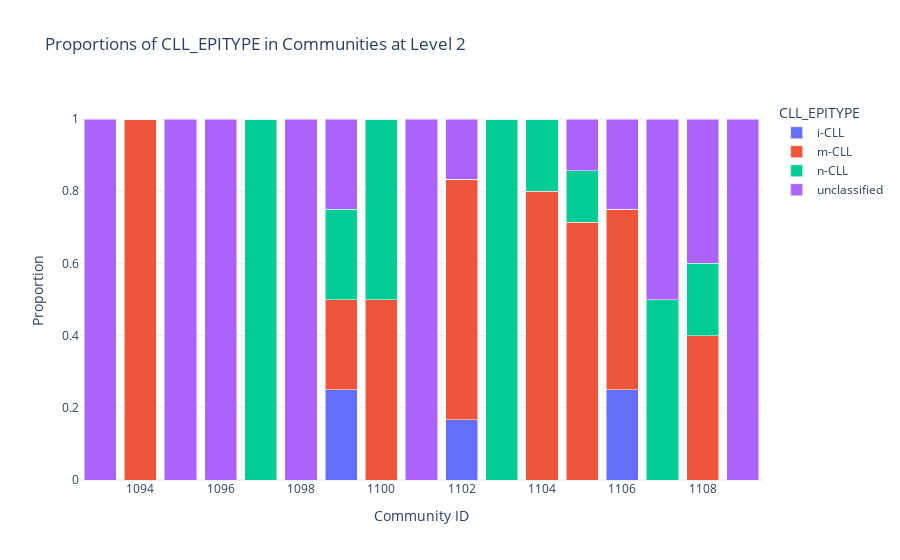
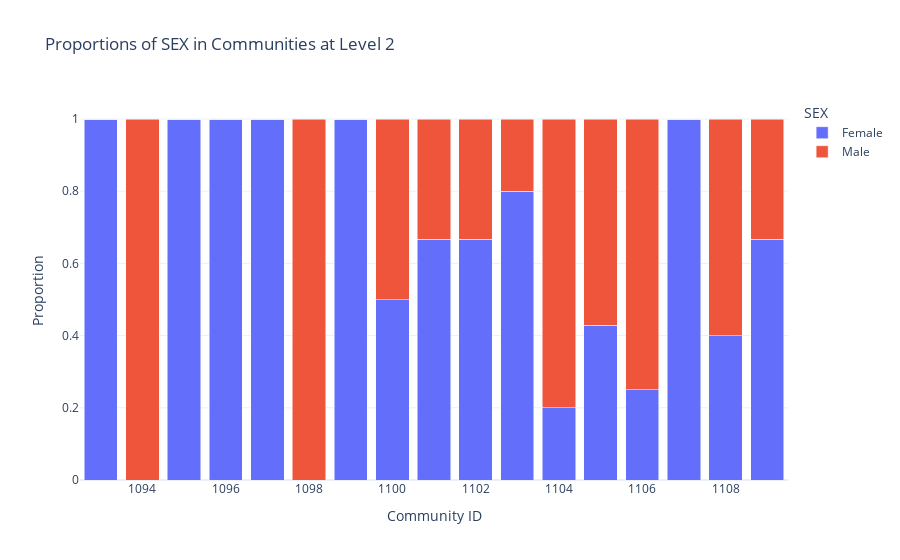
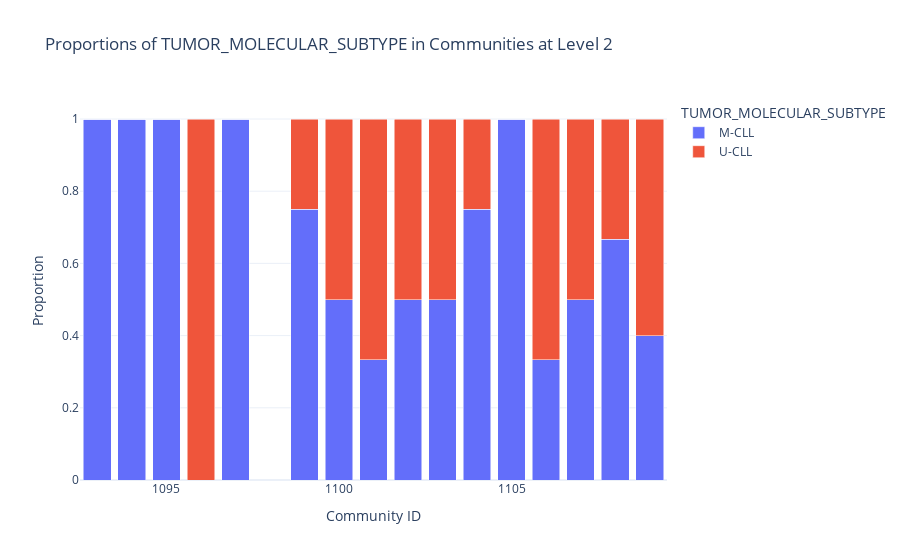
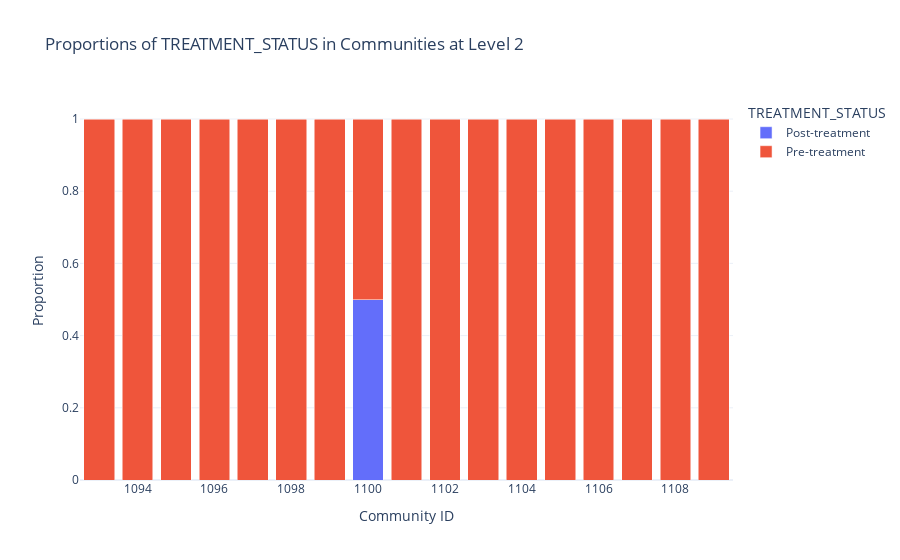

The cell these charts' notebook holds for them, in order:
### Code cell
# provide column proportions for each community and plot them
def plot_community_proportions(df, level, column):
    # Filter for the specified level
    df_level = df[df['level'] == level]

    # If cateogircal
    if df_level[column].dtype == 'object' or df_level[column].dtype.name == 'category':
        # Group by community and calculate proportions
        proportions = df_level.groupby(['community_id', column]).size().unstack(fill_value=0)
        proportions = proportions.div(proportions.sum(axis=1), axis=0)  # Normalize to get proportions
        # Reset index for plotting
        proportions = proportions.reset_index()
        proportions = proportions.melt(id_vars='community_id', var_name=column, value_name='proportion')
        # Plot using Plotly
        fig = px.bar(proportions, x='community_id', y='proportion', color=column, barmode='stack',
                    title=f'Proportions of {column} in Communities at Level {level}')
        fig.update_layout(xaxis_title='Community ID', yaxis_title='Proportion')
        fig.show()
    
    # If numerical, do a box plot
    elif np.issubdtype(df_level[column].dtype, np.number):
        # Plot using Seaborn
        plt.figure(figsize=(12, 6))
        sns.boxplot(x='community_id', y=column, data=df_level)
        plt.title(f'Boxplot of {column} in Communities at Level {level}')
        plt.xlabel('Community ID')
        plt.ylabel(column)
        plt.xticks(rotation=90)
        plt.tight_layout()
        plt.show()
    else:
        print(f"Column {column} is neither categorical nor numerical.")

checking_cols =['CLL_EPITYPE', 'SEX', 'TUMOR_MOLECULAR_SUBTYPE', 'AGE_SAMPLING', 'TREATMENT_STATUS', 'PRIOR_TREATMENT_CATEGORY', 'TREATMENT_AFTER_SAMPLING']
# Plot proportions
for col in checking_cols:
        print(f"Plotting proportions for {col}")
        plot_community_proportions(df_with_community, level=2, column=col)

### Figure 1 — Plotly figure (JSON) as saved in the notebook; plotly's stock layout.template omitted (floating-point values rounded to 4 significant figures)
{"data": [{"hovertemplate": "CLL_EPITYPE=i-CLL<br>community_id=%{x}<br>proportion=%{y}<extra></extra>", "legendgroup": "i-CLL", "marker": {"color": "#636efa", "pattern": {"shape": ""}}, "name": "i-CLL", "orientation": "v", "showlegend": true, "textposition": "auto", "type": "bar", "x": [1093, 1094, 1095, 1096, 1097, 1098, 1099, 1100, 1101, 1102, 1103, 1104, 1105, 1106, 1107, 1108, 1109], "xaxis": "x", "y": [0.0, 0.0, 0.0, 0.0, 0.0, 0.0, 0.25, 0.0, 0.0, 0.1667, 0.0, 0.0, 0.0, 0.25, 0.0, 0.0, 0.0], "yaxis": "y"}, {"hovertemplate": "CLL_EPITYPE=m-CLL<br>community_id=%{x}<br>proportion=%{y}<extra></extra>", "legendgroup": "m-CLL", "marker": {"color": "#EF553B", "pattern": {"shape": ""}}, "name": "m-CLL", "orientation": "v", "showlegend": true, "textposition": "auto", "type": "bar", "x": [1093, 1094, 1095, 1096, 1097, 1098, 1099, 1100, 1101, 1102, 1103, 1104, 1105, 1106, 1107, 1108, 1109], "xaxis": "x", "y": [0.0, 1.0, 0.0, 0.0, 0.0, 0.0, 0.25, 0.5, 0.0, 0.6667, 0.0, 0.8, 0.7143, 0.5, 0.0, 0.4, 0.0], "yaxis": "y"}, {"hovertemplate": "CLL_EPITYPE=n-CLL<br>community_id=%{x}<br>proportion=%{y}<extra></extra>", "legendgroup": "n-CLL", "marker": {"color": "#00cc96", "pattern": {"shape": ""}}, "name": "n-CLL", "orientation": "v", "showlegend": true, "textposition": "auto", "type": "bar", "x": [1093, 1094, 1095, 1096, 1097, 1098, 1099, 1100, 1101, 1102, 1103, 1104, 1105, 1106, 1107, 1108, 1109], "xaxis": "x", "y": [0.0, 0.0, 0.0, 0.0, 1.0, 0.0, 0.25, 0.5, 0.0, 0.0, 1.0, 0.2, 0.1429, 0.0, 0.5, 0.2, 0.0], "yaxis": "y"}, {"hovertemplate": "CLL_EPITYPE=unclassified<br>community_id=%{x}<br>proportion=%{y}<extra></extra>", "legendgroup": "unclassified", "marker": {"color": "#ab63fa", "pattern": {"shape": ""}}, "name": "unclassified", "orientation": "v", "showlegend": true, "textposition": "auto", "type": "bar", "x": [1093, 1094, 1095, 1096, 1097, 1098, 1099, 1100, 1101, 1102, 1103, 1104, 1105, 1106, 1107, 1108, 1109], "xaxis": "x", "y": [1.0, 0.0, 1.0, 1.0, 0.0, 1.0, 0.25, 0.0, 1.0, 0.1667, 0.0, 0.0, 0.1429, 0.25, 0.5, 0.4, 1.0], "yaxis": "y"}], "layout": {"barmode": "stack", "legend": {"title": {"text": "CLL_EPITYPE"}, "tracegroupgap": 0}, "title": {"text": "Proportions of CLL_EPITYPE in Communities at Level 2"}, "xaxis": {"anchor": "y", "domain": [0, 1], "title": {"text": "Community ID"}}, "yaxis": {"anchor": "x", "domain": [0, 1], "title": {"text": "Proportion"}}}}

### Figure 2 — Plotly figure (JSON) as saved in the notebook; plotly's stock layout.template omitted (floating-point values rounded to 4 significant figures)
{"data": [{"hovertemplate": "SEX=Female<br>community_id=%{x}<br>proportion=%{y}<extra></extra>", "legendgroup": "Female", "marker": {"color": "#636efa", "pattern": {"shape": ""}}, "name": "Female", "orientation": "v", "showlegend": true, "textposition": "auto", "type": "bar", "x": [1093, 1094, 1095, 1096, 1097, 1098, 1099, 1100, 1101, 1102, 1103, 1104, 1105, 1106, 1107, 1108, 1109], "xaxis": "x", "y": [1.0, 0.0, 1.0, 1.0, 1.0, 0.0, 1.0, 0.5, 0.6667, 0.6667, 0.8, 0.2, 0.4286, 0.25, 1.0, 0.4, 0.6667], "yaxis": "y"}, {"hovertemplate": "SEX=Male<br>community_id=%{x}<br>proportion=%{y}<extra></extra>", "legendgroup": "Male", "marker": {"color": "#EF553B", "pattern": {"shape": ""}}, "name": "Male", "orientation": "v", "showlegend": true, "textposition": "auto", "type": "bar", "x": [1093, 1094, 1095, 1096, 1097, 1098, 1099, 1100, 1101, 1102, 1103, 1104, 1105, 1106, 1107, 1108, 1109], "xaxis": "x", "y": [0.0, 1.0, 0.0, 0.0, 0.0, 1.0, 0.0, 0.5, 0.3333, 0.3333, 0.2, 0.8, 0.5714, 0.75, 0.0, 0.6, 0.3333], "yaxis": "y"}], "layout": {"barmode": "stack", "legend": {"title": {"text": "SEX"}, "tracegroupgap": 0}, "title": {"text": "Proportions of SEX in Communities at Level 2"}, "xaxis": {"anchor": "y", "domain": [0, 1], "title": {"text": "Community ID"}}, "yaxis": {"anchor": "x", "domain": [0, 1], "title": {"text": "Proportion"}}}}

### Figure 3 — Plotly figure (JSON) as saved in the notebook; plotly's stock layout.template omitted (floating-point values rounded to 4 significant figures)
{"data": [{"hovertemplate": "TUMOR_MOLECULAR_SUBTYPE=M-CLL<br>community_id=%{x}<br>proportion=%{y}<extra></extra>", "legendgroup": "M-CLL", "marker": {"color": "#636efa", "pattern": {"shape": ""}}, "name": "M-CLL", "orientation": "v", "showlegend": true, "textposition": "auto", "type": "bar", "x": [1093, 1094, 1095, 1096, 1097, 1099, 1100, 1101, 1102, 1103, 1104, 1105, 1106, 1107, 1108, 1109], "xaxis": "x", "y": [1.0, 1.0, 1.0, 0.0, 1.0, 0.75, 0.5, 0.3333, 0.5, 0.5, 0.75, 1.0, 0.3333, 0.5, 0.6667, 0.4], "yaxis": "y"}, {"hovertemplate": "TUMOR_MOLECULAR_SUBTYPE=U-CLL<br>community_id=%{x}<br>proportion=%{y}<extra></extra>", "legendgroup": "U-CLL", "marker": {"color": "#EF553B", "pattern": {"shape": ""}}, "name": "U-CLL", "orientation": "v", "showlegend": true, "textposition": "auto", "type": "bar", "x": [1093, 1094, 1095, 1096, 1097, 1099, 1100, 1101, 1102, 1103, 1104, 1105, 1106, 1107, 1108, 1109], "xaxis": "x", "y": [0.0, 0.0, 0.0, 1.0, 0.0, 0.25, 0.5, 0.6667, 0.5, 0.5, 0.25, 0.0, 0.6667, 0.5, 0.3333, 0.6], "yaxis": "y"}], "layout": {"barmode": "stack", "legend": {"title": {"text": "TUMOR_MOLECULAR_SUBTYPE"}, "tracegroupgap": 0}, "title": {"text": "Proportions of TUMOR_MOLECULAR_SUBTYPE in Communities at Level 2"}, "xaxis": {"anchor": "y", "domain": [0, 1], "title": {"text": "Community ID"}}, "yaxis": {"anchor": "x", "domain": [0, 1], "title": {"text": "Proportion"}}}}

### Figure 4 — Plotly figure (JSON) as saved in the notebook; plotly's stock layout.template omitted (floating-point values rounded to 4 significant figures)
{"data": [{"hovertemplate": "TREATMENT_STATUS=Post-treatment<br>community_id=%{x}<br>proportion=%{y}<extra></extra>", "legendgroup": "Post-treatment", "marker": {"color": "#636efa", "pattern": {"shape": ""}}, "name": "Post-treatment", "orientation": "v", "showlegend": true, "textposition": "auto", "type": "bar", "x": [1093, 1094, 1095, 1096, 1097, 1098, 1099, 1100, 1101, 1102, 1103, 1104, 1105, 1106, 1107, 1108, 1109], "xaxis": "x", "y": [0.0, 0.0, 0.0, 0.0, 0.0, 0.0, 0.0, 0.5, 0.0, 0.0, 0.0, 0.0, 0.0, 0.0, 0.0, 0.0, 0.0], "yaxis": "y"}, {"hovertemplate": "TREATMENT_STATUS=Pre-treatment<br>community_id=%{x}<br>proportion=%{y}<extra></extra>", "legendgroup": "Pre-treatment", "marker": {"color": "#EF553B", "pattern": {"shape": ""}}, "name": "Pre-treatment", "orientation": "v", "showlegend": true, "textposition": "auto", "type": "bar", "x": [1093, 1094, 1095, 1096, 1097, 1098, 1099, 1100, 1101, 1102, 1103, 1104, 1105, 1106, 1107, 1108, 1109], "xaxis": "x", "y": [1.0, 1.0, 1.0, 1.0, 1.0, 1.0, 1.0, 0.5, 1.0, 1.0, 1.0, 1.0, 1.0, 1.0, 1.0, 1.0, 1.0], "yaxis": "y"}], "layout": {"barmode": "stack", "legend": {"title": {"text": "TREATMENT_STATUS"}, "tracegroupgap": 0}, "title": {"text": "Proportions of TREATMENT_STATUS in Communities at Level 2"}, "xaxis": {"anchor": "y", "domain": [0, 1], "title": {"text": "Community ID"}}, "yaxis": {"anchor": "x", "domain": [0, 1], "title": {"text": "Proportion"}}}}
